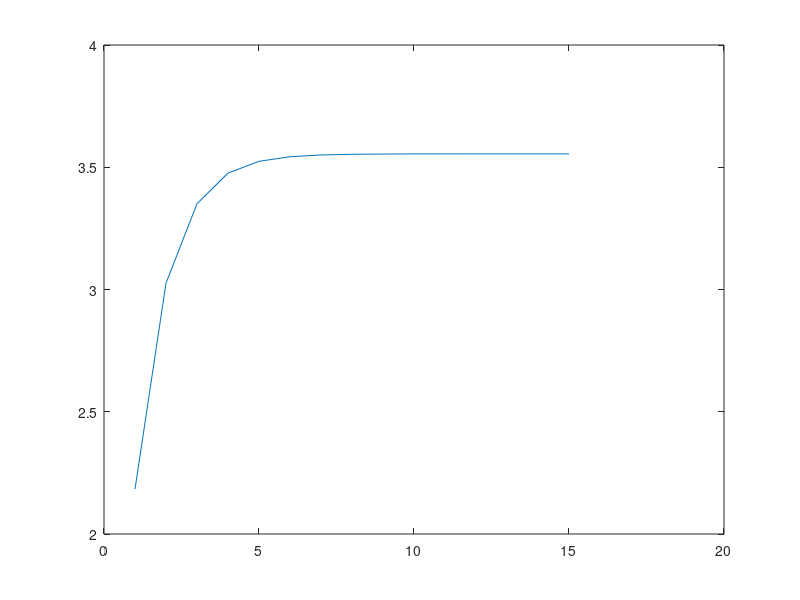

Reproduce this figure in MATLAB.
m1=1.258;
m2=2.58;

F=5.288;
f1=0;
f2=0;

Num=500;
a1=0;
a2=0;

plotf1=zeros(Num,1);
thres=0.00001;
lr=0.066;
for i=1:Num
    a1=(F-f1)/m1;
    f2=m2*a1;
    if ( abs(f1-f2) < thres )
        break;
    end
    g=(f1-f2)*(1+m2/m1);
    f1=f1-lr*g;
    plotf1(i)=f1;
end

plot(plotf1(1:i-1));hold on;
disp(f1);